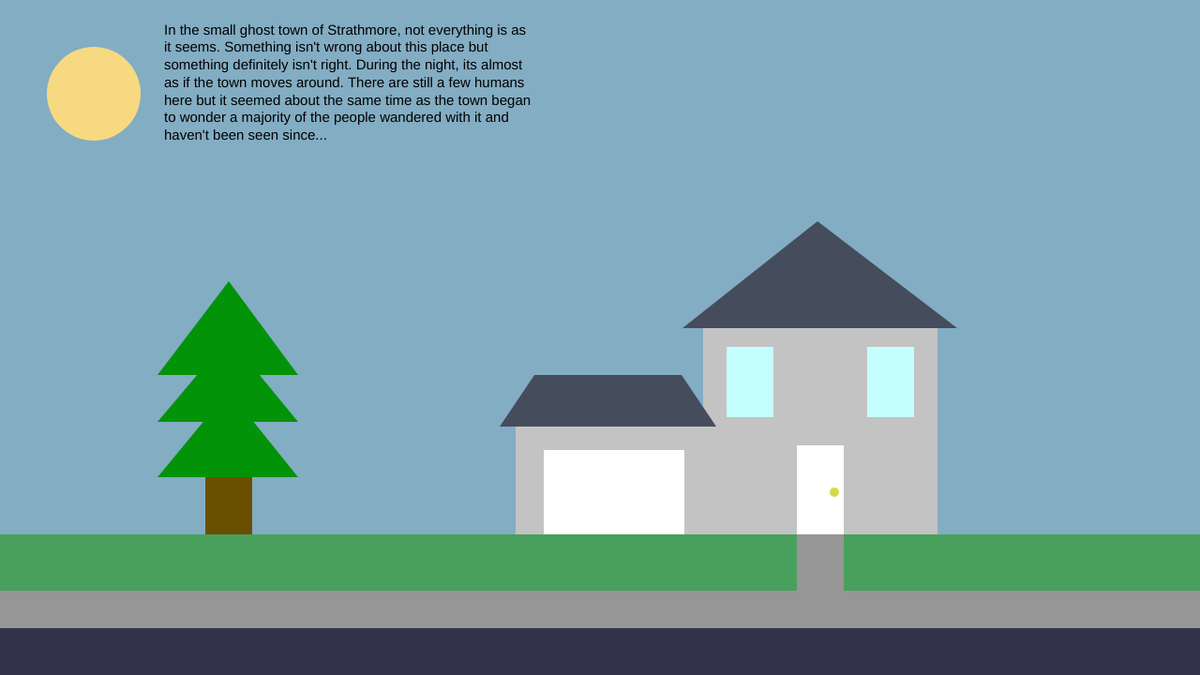
Frame 1 (no input)
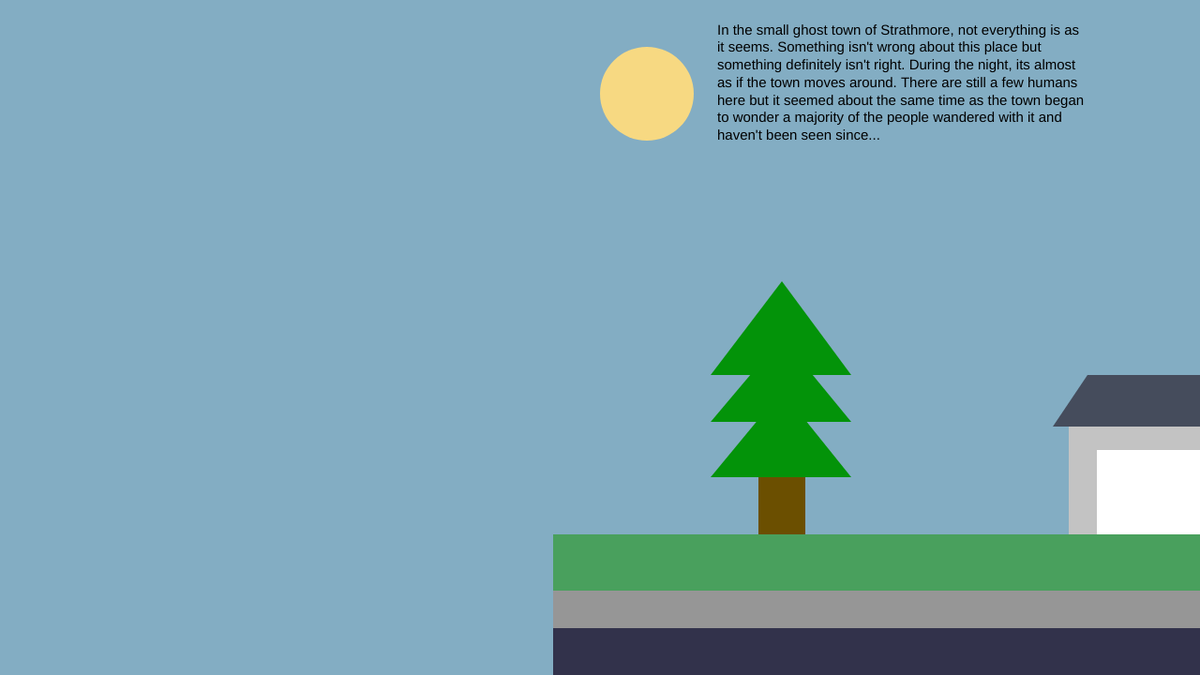
Frame 60 (no input)
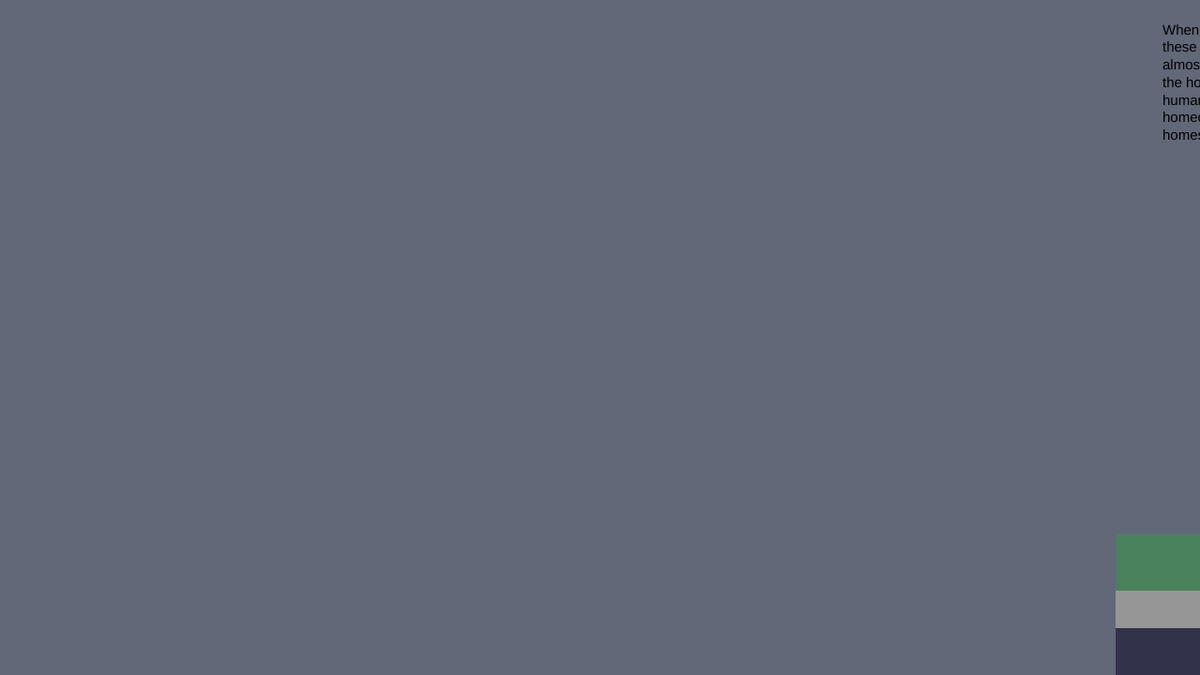
Frame 120 (the mouse pressed at the canvas centre since frame 60)

The p5.js sketch that drew these frames (run headless with seeded random() and noise() and a simulated clock; from frame 60 on, the mouse is pressed at the canvas centre):

// p5.js sketch
// ── sketch.js
let x=0;

function setup() {
  createCanvas(1280, 720);
}

function draw() {
  background(97, 104, 120);
  push();
  translate(x, 0);
  avatar();
  pop();
  x+=10;
  if (x>width) {
    x=-1000
  }
}

function avatar() {

  if (mouseIsPressed) {

    noStroke();

    //sun
    fill(247, 217, 180);
    circle(475, 75, 100);

    //treetrunk
    fill(107, 79, 0);
    rect(219, 500, 50, 100);

    //treeleavesBOT
    fill(3, 100, 9);
    triangle(168, 509, 318, 509, 244, 417);

    //treeleavesMID
    fill(3, 100, 9);
    triangle(168, 450, 318, 450, 244, 360);

    //treeleavesTOP
    fill(3, 100, 9);
    triangle(168, 400, 318, 400, 244, 300);

    //grass
    fill(73, 130, 93);
    rect(0, 570, 1280, 150);

    //sidewalk
    fill(150, 150, 150);
    rect(850, 570, 50, 500);

    //sidewalkROAD
    fill(150, 150, 150);
    rect(0, 630, 1280, 150);

    //road
    fill(50, 50, 75);
    rect(0, 670, 1280, 150);

    //roof/backshell
    fill(69, 76, 92);
    rect(725, 325, 300, 300);

    //roof/helmet
    fill(69, 76, 92);
    rect(750, 125, 250, 350);

    //body/house
    fill(195, 195, 195);
    rect(750, 350, 250, 250);

    //head/garage
    fill(195);
    rect(775, 150, 200, 250);

    //door/mouth
    fill(255);
    rect(825, 275, 100, 50);

    //doorknob
    fill(217, 215, 74);
    circle(875, 315, 10);

    //window/eyeR
    fill(196, 255, 254);
    rect(900, 160, 50, 75);

    //window/eyeL
    fill(196, 255, 254);
    rect(800, 160, 50, 75);

    //garagedoor/belly
    fill(255);
    rect(830, 400, 90, 150);

    //armsL
    fill(180, 180, 180);
    rect(790, 385, 25, 75)

    //armsR
    fill(180, 180, 180);
    rect(935, 385, 25, 75)

    //legsL
    fill(180, 180, 180);
    rect(935, 600, 25, 75)

    //legsR
    fill(180, 180, 180);
    rect(790, 600, 25, 75)

    textSize(15);
    fill(0);
    //got the let s idea/code from Henry's example on Reggienet
    let s = "When the town begins to move you hear these screams turn to creaks of wood almost as if the owner is being crushed by the house. This makes me wonder if the humans are becoming more than just homeowners rather they are becoming the homes.";
    text(s, 50, 25, 300, 300);

  } else {

    background(131, 173, 195);

    noStroke();

    //houseBASE
    fill(195, 195, 195);
    rect(750, 350, 250, 250);

    //door
    fill(255);
    rect(850, 475, 50, 100);

    //windowR
    fill(196, 255, 254);
    rect(925, 370, 50, 75);

    //windowL
    fill(196, 255, 254);
    rect(775, 370, 50, 75);

    //doorknob
    fill(217, 215, 74);
    circle(890, 525, 10);

    //roof
    fill(69, 76, 92);
    triangle(728, 350, 1021, 350, 872, 236);

    //sun
    fill(247, 217, 130);
    circle(100, 100, 100);

    //treetrunk
    fill(107, 79, 0);
    rect(219, 500, 50, 100);

    //treeleavesBOT
    fill(3, 147, 9);
    triangle(168, 509, 318, 509, 244, 417);

    //treeleavesMID
    fill(3, 147, 9);
    triangle(168, 450, 318, 450, 244, 360);

    //treeleavesTOP
    fill(3, 147, 9);
    triangle(168, 400, 318, 400, 244, 300);

    //garageBASE
    fill(195, 195, 195);
    rect(550, 445, 250, 200);

    //garageDOOR
    fill(255);
    rect(580, 480, 150, 90);

    //garageROOF
    fill(69, 76, 92);
    quad(570, 400, 727, 400, 764, 455, 533, 455);

    //grass
    fill(73, 160, 93);
    rect(0, 570, 1280, 150);

    //sidewalk
    fill(150, 150, 150);
    rect(850, 570, 50, 500);

    //sidewalkROAD
    fill(150, 150, 150);
    rect(0, 630, 1280, 150);

    //road
    fill(50, 50, 75);
    rect(0, 670, 1280, 150);

    textSize(15);
    fill(0);
    //got the let s idea/code from Henry's example on Reggienet
    let s = "In the small ghost town of Strathmore, not everything is as it seems. Something isn't wrong about this place but something definitely isn't right. During the night, its almost as if the town moves around. There are still a few humans here but it seemed about the same time as the town began to wonder a majority of the people wandered with it and haven't been seen since...";
    text(s, 175, 25, 400, 300);
  }
}

function mouseReleased() {
  print(mouseX + ", " + mouseY);
}
